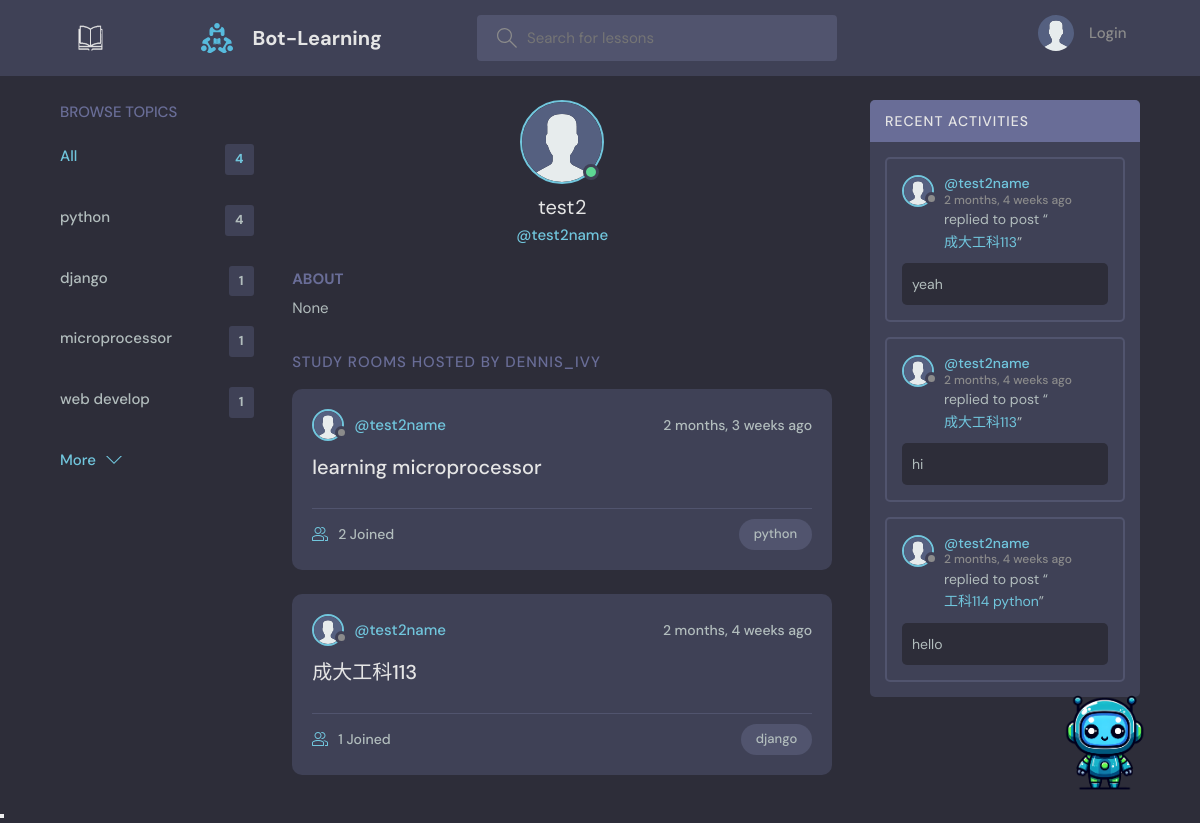
The app's page /profile/2/ with its own data.
### base/models.py (models this page shows, shortened)
class Topic(models.Model):
    name = models.CharField(max_length=200)

class User(AbstractUser):
    name = models.CharField(max_length=200, null=True)
    email = models.EmailField(unique=True, null=True)
    bio = models.TextField(null=True)
    avatar = models.ImageField(null=True, default="avatar.svg")
    objects = CustomUserManager()
    USERNAME_FIELD = 'email'
    REQUIRED_FIELDS = []

class Room(models.Model):
    host = models.ForeignKey(User, on_delete=models.SET_NULL, null=True)
    topic = models.ForeignKey(Topic, on_delete=models.SET_NULL, null=True)
    name = models.CharField(max_length=200)
    description = models.TextField(null=True, blank=True)
    participants = models.ManyToManyField(
        User, related_name='participants', blank=True)
    updated = models.DateTimeField(auto_now=True)
    created = models.DateTimeField(auto_now_add=True)
    class Meta:
        ordering = ['-updated', '-created']
    def __str__(self):
        return self.name

class Message(models.Model):
    user = models.ForeignKey(User, on_delete=models.CASCADE)
    room = models.ForeignKey(Room, on_delete=models.CASCADE)
    body = models.TextField()
    updated = models.DateTimeField(auto_now=True)
    created = models.DateTimeField(auto_now_add=True)
    class Meta:
        ordering = ['-updated', '-created']

### base/views.py (the view)
# urls.py: path('profile/<str:pk>/', views.userProfile, name="user-profile"),
def userProfile(request, pk):
    user = User.objects.get(id=pk)
    rooms = user.room_set.all()
    room_messages = user.message_set.all()
    topics = Topic.objects.all()
    context = {'user': user, 'rooms': rooms,
               'room_messages': room_messages, 'topics': topics}
    return render(request, 'base/profile.html', context)

### base/templates/base/profile.html (shortened to what this page needs)
{% extends 'main.html' %}
{% block content %}
<main class="profile-page layout layout--3">
  <div class="container">
    {% include 'base/topics_component.html' %}
    <div class="roomList">
      <div class="profile">
        <div class="profile__avatar">
          <div class="avatar avatar--large active">
            <img src="{{user.avatar.url}}" />
          </div>
        </div>
        <div class="profile__info">
          <h3>{{user.name}}</h3>
          <p>@{{user.username}}</p>
        </div>
        <div class="profile__about">
          <h3>About</h3>
          <p>
            {{user.bio}}
          </p>
        </div>
      </div>
      <div class="roomList__header">
        <div>
          <h2>Study Rooms Hosted by dennis_ivy</a>
          </h2>
        </div>
      </div>
      {% include 'base/feed_component.html' %}
    </div>
    {% include 'base/activity_component.html' %}
  </div>
</main>
{% endblock content %}

### base/templates/base/topics_component.html
<div class="topics">
    <div class="topics__header">
        <h2>Browse Topics</h2>
    </div>
    <ul class="topics__list">
        <li>
            <a href="{% url 'home' %}" class="active">All <span>{{topics.count}}</span></a>
        </li>
        {% for topic in topics %}
        <li>
            <a href="{% url 'home' %}?q={{topic.name}}">{{topic.name}}<span>{{topic.room_set.all.count}}</span></a>
        </li>
        {% endfor %}
    </ul>
    <a class="btn btn--link" href="{% url 'topics' %}">
        More
        <svg version="1.1" xmlns="http://www.w3.org/2000/svg" width="32" height="32" viewBox="0 0 32 32">
            <title>chevron-down</title>
            <path d="M16 21l-13-13h-3l16 16 16-16h-3l-13 13z"></path>
        </svg>
    </a>
</div>

### base/templates/base/feed_component.html (shortened to what this page needs)
{% for room in rooms %}
<div class="roomListRoom">
    <div class="roomListRoom__header">
        <a href="{% url 'user-profile' room.host.id %}" class="roomListRoom__author">
            <div class="avatar avatar--small">
                <img src="{{room.host.avatar.url}}" />
            </div>
            <span>@{{room.host.username}}</span>
        </a>
        <div class="roomListRoom__actions">
            <span>{{room.created|timesince}} ago</span>
        </div>
    </div>
    <div class="roomListRoom__content">
        <a href="{% url 'room' room.id %}">{{room.name}}</a>
    </div>
    <div class="roomListRoom__meta">
        <a href="{% url 'room' room.id %}" class="roomListRoom__joined">
            {{room.participants.all.count}} Joined
        </a>
        <p class="roomListRoom__topic">{{room.topic.name}}</p>
    </div>
</div>
{% endfor %}

### base/templates/base/activity_component.html (shortened to what this page needs)
<div class="activities">
    <div class="activities__header">
        <h2>Recent Activities</h2>
    </div>
    {% for message in room_messages %}
    <div class="activities__box">
        <div class="activities__boxHeader roomListRoom__header">
            <a href="{% url 'user-profile' message.user.id %}" class="roomListRoom__author">
                <div class="avatar avatar--small">
                    <img src="{{message.user.avatar.url}}" />
                </div>
                <p>
                    @{{message.user.username}}
                    <span>{{message.created|timesince}} ago</span>
                </p>
            </a>
        </div>
        <div class="activities__boxContent">
            <p>replied to post “<a href="{% url 'room' message.room.id %}">{{message.room}}</a>”</p>
            <div class="activities__boxRoomContent">{{message.body}}</div>
        </div>
    </div>
    {% endfor %}
</div>

### chat_app/templates/chat_app/chat_app_main.html (style rules this page uses)
:root { --fadeIn_fadeOut_transition_speed: 300ms; }

### records on screen
Topic: name "python", room_set.all.count "4"
Topic: name "django", room_set.all.count "1"
Topic: name "microprocessor", room_set.all.count "1"
Topic: name "web develop", room_set.all.count "1"
User: avatar (placeholder picture), name "test2", username "test2name", bio "None"
Room: host.avatar (placeholder picture), host.username "test2name", created "2 months, 3 weeks", name "learning microprocessor", participants.all.count "2", topic.name "python"
Room: host.avatar (placeholder picture), host.username "test2name", created "2 months, 4 weeks", name "成大工科113", participants.all.count "1", topic.name "django"
Message: user.avatar (placeholder picture), user.username "test2name", created "2 months, 4 weeks", room "成大工科113", body "yeah"
Message: user.avatar (placeholder picture), user.username "test2name", created "2 months, 4 weeks", room "成大工科113", body "hi"
Message: user.avatar (placeholder picture), user.username "test2name", created "2 months, 4 weeks", room "工科114 python", body "hello"

### other values on screen
{{ topics.count }} "4"
